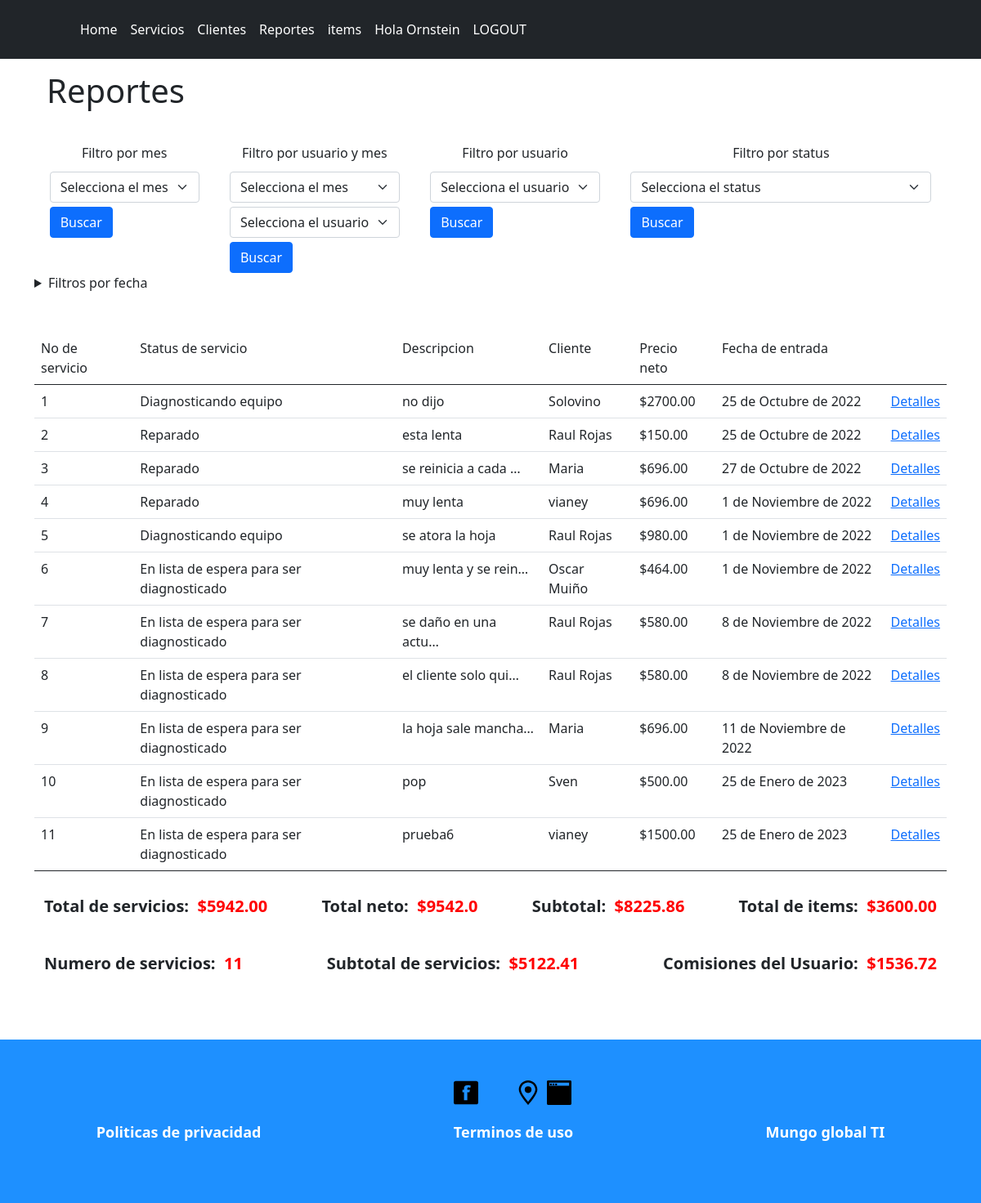
/reports/ (signed in), run on the app's committed database.
### feed/models.py (models this page shows, shortened)
class Service(models.Model):
    user = models.ForeignKey(User, on_delete = models.CASCADE)
    service_type = models.ForeignKey(TypeOfService, on_delete = models.DO_NOTHING)
    type_of_product = models.ForeignKey(TypeOfProduct, on_delete = models.DO_NOTHING)
    client = models.ForeignKey(Client, on_delete = models.CASCADE)
    status = models.ForeignKey(Status, on_delete = models.DO_NOTHING)
    model = models.CharField(max_length = 200, blank = True)
    serial_number = models.CharField(max_length = 200, blank = True)
    accesories = models.CharField(max_length = 200, blank = True)
    failure = models.TextField()
    is_working = models.BooleanField()
    is_damaged = models.BooleanField()
    is_complete = models.BooleanField()
    service_reference = models.CharField(max_length = 200)
    service_price = models.DecimalField(max_digits = 9, decimal_places = 2)
    client_pass = models.CharField(max_length = 200, unique = True)
    created = models.DateTimeField(auto_now_add = True)
    updated = models.DateTimeField(auto_now = True)

class Status(models.Model):
    name = models.CharField(max_length = 200, unique = True)
    created = models.DateTimeField(auto_now_add = True)
    updated = models.DateTimeField(auto_now = True)
    def __str__(self):
        return self.name

class Client(models.Model):
    name = models.CharField(max_length = 200)
    company_name = models.CharField(max_length = 200, blank = True)
    email = models.CharField(max_length = 200, blank = True, unique = True)
    phonenumber = models.CharField(max_length = 200, blank = True)
    adress = models.TextField(blank = True)
    created = models.DateTimeField(auto_now_add = True)
    updated = models.DateTimeField(auto_now = True)
    def __str__(self):
        return self.name

### feed/views.py (the view, shortened to what this page needs)
# urls.py: path("reports/", views.reports, name = "reports"),
def reports(request):
    full_prices = []
    full_prices_iva = []
    iva_price = 0
    total_price = 0
    total_price_iva = 0
    service_item_price = 0
    service_item_price_iva = 0
    just_service_price = 0
    just_service_price_iva = 0
    comisions = 0
    all_status = Status.objects.all()
    if request.user.is_superuser:
        all_services = Service.objects.all()
        all_users = User.objects.all()
    else:
        user_id = request.user.id
        all_services = Service.objects.filter(user = user_id)
        all_users = User.objects.filter(id = user_id)
    for serv in all_services:
        items = ItemDetail.objects.filter(service = serv.id)
        service_full_price = 0
        just_service_price = just_service_price + serv.service_price
        for item in items:
            service_full_price = service_full_price + item.price
            service_item_price = service_item_price + item.price
        service_full_price = service_full_price + serv.service_price
        full_prices.append(service_full_price)
    service_item_price_iva = round(float(service_item_price) /1.16,2)
    for full in full_prices:
        total_price = round(float(total_price) + float(full),2)
    total_price_iva = float(total_price_iva)
    total_price_iva = round(total_price / 1.16, 2)
    just_service_price_iva = float(just_service_price_iva)
    just_service_price_iva = round(float(just_service_price) / 1.16,2)
    comisions = round(just_service_price_iva *.30,2)
    number_of_services = all_services.count()
    return render(request, 'feed/reports.html', {
        "all" : all_services,
        "all_users": all_users,
        "full_prices": full_prices,
        "full_prices_iva": full_prices_iva,
        "all_status": all_status,
        "number_of_services": number_of_services,
        "total_price": total_price,
        "total_price_iva": total_price_iva,
        "service_item_price": service_item_price,
        "service_item_price_iva": service_item_price_iva,
        "just_service_price": just_service_price,
        "just_service_price_iva": just_service_price_iva,
        "comisions": comisions
        })

### feed/templates/feed/reports.html (shortened to what this page needs)
{% extends 'feed/index.html' %}
{% block content %}
{% if user.is_authenticated %}
<div class="container">
    <div class="reports-title"><h1>Reportes</h1></div>
    <div class="reports-forms">
        <form method="POST" action="{% url 'reports' %}">
            <div class="reports-forms-filter-name"><h6 class="reports-forms-filter-name-title">Filtro por mes</h6></div>
            <div class="reports-forms-general-items">
                <select class="form-select" aria-label="Default select example" name ="month">
                    <option selected value="{{ 0 }}">Selecciona el mes</option>
                </select>
            </div>
            <button type="submit" class="btn btn-primary">Buscar</button>
        </form>
        <form method="POST" action="{% url 'reports' %}">
            <div class="reports-forms-filter-name"><h6 class="reports-forms-filter-name-title">Filtro por usuario y mes</h6></div>
            <div class="reports-forms-general-items">
                <select class="form-select" aria-label="Default select example" name ="month">
                    <option value="{{ 0 }}" selected >Selecciona el mes</option>
                </select>
            </div>
            <div class="reports-forms-general-items">
                <select class="form-select" aria-label="Default select example" name ="selected_user">
                    <option selected value="{{ 0 }}">Selecciona el usuario</option>
                </select>
            </div>
            <button type="submit" class="btn btn-primary">Buscar</button>
        </form>
        <form method="POST" action="{% url 'reports' %}">
            <div class="reports-forms-filter-name"><h6 class="reports-forms-filter-name-title">Filtro por usuario</h6></div>
            <div class="reports-forms-general-items">
                <select class="form-select" aria-label="Default select example" name ="selected_user">
                    <option selected value="{{ 0 }}">Selecciona el usuario</option>
                </select>
            </div>
            <button type="submit" class="btn btn-primary">Buscar</button>
        </form>
        <form method="POST" action="{% url 'reports' %}">
            <div class="reports-forms-filter-name"><h6 class="reports-forms-filter-name-title">Filtro por status</h6></div>
            <div class="reports-forms-general-items">
                <select class="form-select" aria-label="Default select example" name ="selected_status">
                    <option selected value="{{ 0 }}">Selecciona el status</option>
                </select>
            </div>
            <button type="submit" class="btn btn-primary">Buscar</button>
        </form>
    </div>
    <details>
        <summary>Filtros por fecha</summary>
    </details>
    <br><br>
    <table class="table">
        <thead>
            <tr>
                <th scope="col">No de servicio</th>
                <th scope="col">Status de servicio</th>
                <th scope="col">Descripcion</th>
                <th scope="col">Cliente</th>
                <th scope="col">Precio neto</th>
                <th scope="col">Fecha de entrada</th>
                <th scope="col"></th>
                </tr>
        </thead>
        <tbody>
            {% for service in all  %}
            {% with index=forloop.counter0 %}
            <tr>
                <th scope="row">{{ forloop.counter }} </th>
                <td>{{ service.status }} </td>
                <td>{{ service.failure|truncatechars:20 }} </td>
                <td>{{ service.client }} </td>
                {% for full in full_prices %}
                {% if index == forloop.counter0 %}
                <td>${{ full }} </td>
                {% endif %}
                {% endfor %}
                <td>{{ service.created|date }} </td>
                <td><a href="service_detail/{{service.id}}">Detalles</a></td>
            </tr>
            {% endwith %}
            {% endfor %}
            </tbody>
    </table>
    <div class="reports-totals">
        <div class="reports-totals-each"><p><strong>Total de servicios:</strong></p>&nbsp;&nbsp;<p class="reports-totals-each-result-number">${{ just_service_price }}</p></div>
        <div class="reports-totals-each"><p><strong>Total neto:</strong></p>&nbsp;&nbsp;<p class="reports-totals-each-result-number">${{ total_price }}</p></div>
        <div class="reports-totals-each"><p><strong>Subtotal:</strong></p>&nbsp;&nbsp;<p class="reports-totals-each-result-number">${{ total_price_iva }}</p></div>
        <div class="reports-totals-each"><p><strong>Total de items:</strong></p>&nbsp;&nbsp;<p class="reports-totals-each-result-number">${{ service_item_price }}</p></div>
    </div>
    <div class="reports-totals">
        <div class="reports-totals-each"><p><strong>Numero de servicios:</strong></p>&nbsp;&nbsp;<p class="reports-totals-each-result-number">{{ number_of_services }}<p></div>
        <div class="reports-totals-each"><p><strong>Subtotal de servicios:</strong></p>&nbsp;&nbsp;<p class="reports-totals-each-result-number">${{ just_service_price_iva }}</p></div>
        <div class="reports-totals-each"><p><strong>Comisiones del Usuario:</strong></p>&nbsp;&nbsp;<p class="reports-totals-each-result-number">${{ comisions }}</p></div>
    </div>
</div>
{% else %}
    <h1>Inicia sesion</h1>
{% endif %}
{% endblock %}

### feed/templates/feed/index.html (shortened to what this page needs)
{% load static %}
<!DOCTYPE html>
<html lang="en">
<head>
    <link rel="stylesheet" href="{% static 'reset.css' %}">
    <link href="https://cdn.jsdelivr.net/npm/bootstrap@5.0.2/dist/css/bootstrap.min.css" rel="stylesheet">
    <link rel="stylesheet" href="{% static 'index.css' %}">
    <link rel="stylesheet" href="{% static 'login.css' %}">
    <link rel="stylesheet" href="{% static 'home.css' %}">
    <link rel="stylesheet" href="{% static 'services.css' %}">
    <link rel="stylesheet" href="{% static 'clients.css' %}">
    <link rel="stylesheet" href="{% static 'service_status.css' %}">
    <link rel="stylesheet" href="{% static 'new_item.css' %}">
    <link rel="stylesheet" href="{% static 'items.css' %}">
    <link rel="stylesheet" href="{% static 'update_service.css' %}">
    <link rel="stylesheet" href="{% static 'service_detail.css' %}">
    <link rel="stylesheet" href="{% static 'new_service.css' %}">
    <link rel="stylesheet" href="{% static 'reports.css' %}">
    <link rel="stylesheet" href="{% static 'footer.css' %}">
</head>
<body>
    <header class="p-3 bg-dark text-white">
        <div class="container">
            <div class="d-flex flex-wrap align-items-center justify-content-center justify-content-lg-start">
            <a href="/" class="d-flex align-items-center mb-2 mb-lg-0 text-white text-decoration-none">
                <svg class="bi me-2" width="40" height="32" role="img" aria-label="Bootstrap"><use xlink:href="#bootstrap"/></svg>
            </a>
                <div class="div-menu">
                    <div class="div-menu-each">
                        <ul class="nav col-12 col-lg-auto me-lg-auto mb-2 justify-content-center mb-md-0">
                            <li><a href="/home/" class="nav-link px-2 text-white">Home</a></li>
                            <li><a href="/services/" class="nav-link px-2 text-white">Servicios</a></li>
                            <li><a href="/clients/" class="nav-link px-2 text-white">Clientes</a></li>
                            {% if user.is_superuser or user.is_staff %}
                            <li><a href="/reports/" class="nav-link px-2 text-white">Reportes</a></li>
                            {% endif %}
                            <li> <a href="/items/" class="nav-link px-2 text-white">items</a></li>
                        </ul>
                    </div>
                    <div class="div-menu-each">
                        <ul class="nav col-12 col-lg-auto me-lg-auto mb-2 flex-end mb-md-0">
                        {% if user.is_authenticated %}
                            <li><a href="" class="nav-link px-2 text-white">Hola {{ user.username }}</a></li>
                            <li><a href="/logout/" class="nav-link px-2 text-white">LOGOUT</a></li>
                            {% else %}
                            <li><a href="/login/" class="nav-link px-2 text-white">LOGIN</a></li>
                        {% endif %}
                        </ul>
                    </div>
                </div>
            </div>
        </div>
    </header>
    {% block content %}{% endblock %}
    <footer>
        <div class="footer-div">
            <div class="footer-div-img">
                <img class="footer-image" src="{% static 'feed/images/facebook.svg' %}" alt="">
                <img class="footer-image" src="{% static 'feed/images/instagram.svg' %}" alt="">
                <img class="footer-image" src="{% static 'feed/images/location.svg' %}" alt="">
                <img class="footer-image" src="{% static 'feed/images/webpage.svg' %}" alt="">
            </div>
            <div class="footer-div-text">
                <div><p class="footer-text">Politicas de privacidad</p></div>
                <div><p class="footer-text">Terminos de uso</p></div>
                <div><p class="footer-text">Mungo global TI</p></div>
            </div>
        </div>
    </footer>
</body>
</html>

### feed/static/index.css (style rules this page uses)
body { position: relative; padding-bottom: 250px; min-height: 100vh; }
.div-menu { display: flex; justify-content: space-between; }
.div-menu-each { display: flex; justify-content: space-between; }

### feed/static/reports.css (style rules this page uses)
.reports-totals { display: flex; justify-content: space-between; }
.reports-title { padding: 15px; }
.reports-totals-each { display: flex; margin: 5px; padding: 7px; font-size: 20px; }
.reports-totals-each-result-number { color: red; font-weight: bolder; }
.reports-forms { display: flex; justify-content: space-around; padding-top: 20px; }
.reports-forms-filter-name { display: flex; justify-content: center; padding-bottom: 5px; }
.reports-forms-general-items { padding-bottom: 5px; }

### feed/static/footer.css (style rules this page uses)
.footer-image { width: 30px; margin-bottom: 20px; margin-left: 8px; }
.footer-div { text-align: center; font-size: 18px; align-items: center; padding-top: 50px; }
.footer-text { color: white; font-weight: bold; padding: 0px; margin: 0; }
.footer-div-text { display: flex; justify-content: space-around; }
.footer-div-img { display: flex; justify-content: center; margin-left: 45px; }
footer { position: absolute; bottom: 0; width: 100%; height: 200px; background-color: #1E90FF; }

### data on the page
Service: status "Diagnosticando equipo", failure "no dijo", client "Solovino", full_prices "2700.00", created "25 de Octubre de 2022"
Service: status "Reparado", failure "esta lenta", client "Raul Rojas", full_prices "150.00", created "25 de Octubre de 2022"
Service: status "Reparado", failure "se reinicia a cada …", client "Maria", full_prices "696.00", created "27 de Octubre de 2022"
Service: status "Reparado", failure "muy lenta", client "vianey", full_prices "696.00", created "1 de Noviembre de 2022"
Service: status "Diagnosticando equipo", failure "se atora la hoja", client "Raul Rojas", full_prices "980.00", created "1 de Noviembre de 2022"
Service: status "En lista de espera para ser diagnosticado", failure "muy lenta y se rein…", client "Oscar Muiño", full_prices "464.00", created "1 de Noviembre de 2022"
Service: status "En lista de espera para ser diagnosticado", failure "se daño en una actu…", client "Raul Rojas", full_prices "580.00", created "8 de Noviembre de 2022"
Service: status "En lista de espera para ser diagnosticado", failure "el cliente solo qui…", client "Raul Rojas", full_prices "580.00", created "8 de Noviembre de 2022"
Service: status "En lista de espera para ser diagnosticado", failure "la hoja sale mancha…", client "Maria", full_prices "696.00", created "11 de Noviembre de 2022"
Service: status "En lista de espera para ser diagnosticado", failure "pop", client "Sven", full_prices "500.00", created "25 de Enero de 2023"
Service: status "En lista de espera para ser diagnosticado", failure "prueba6", client "vianey", full_prices "1500.00", created "25 de Enero de 2023"

### other printed values
{{ user.username }} "Ornstein"
{{ just_service_price }} "5942.00"
{{ total_price }} "9542.0"
{{ total_price_iva }} "8225.86"
{{ service_item_price }} "3600.00"
{{ number_of_services }} "11"
{{ just_service_price_iva }} "5122.41"
{{ comisions }} "1536.72"
